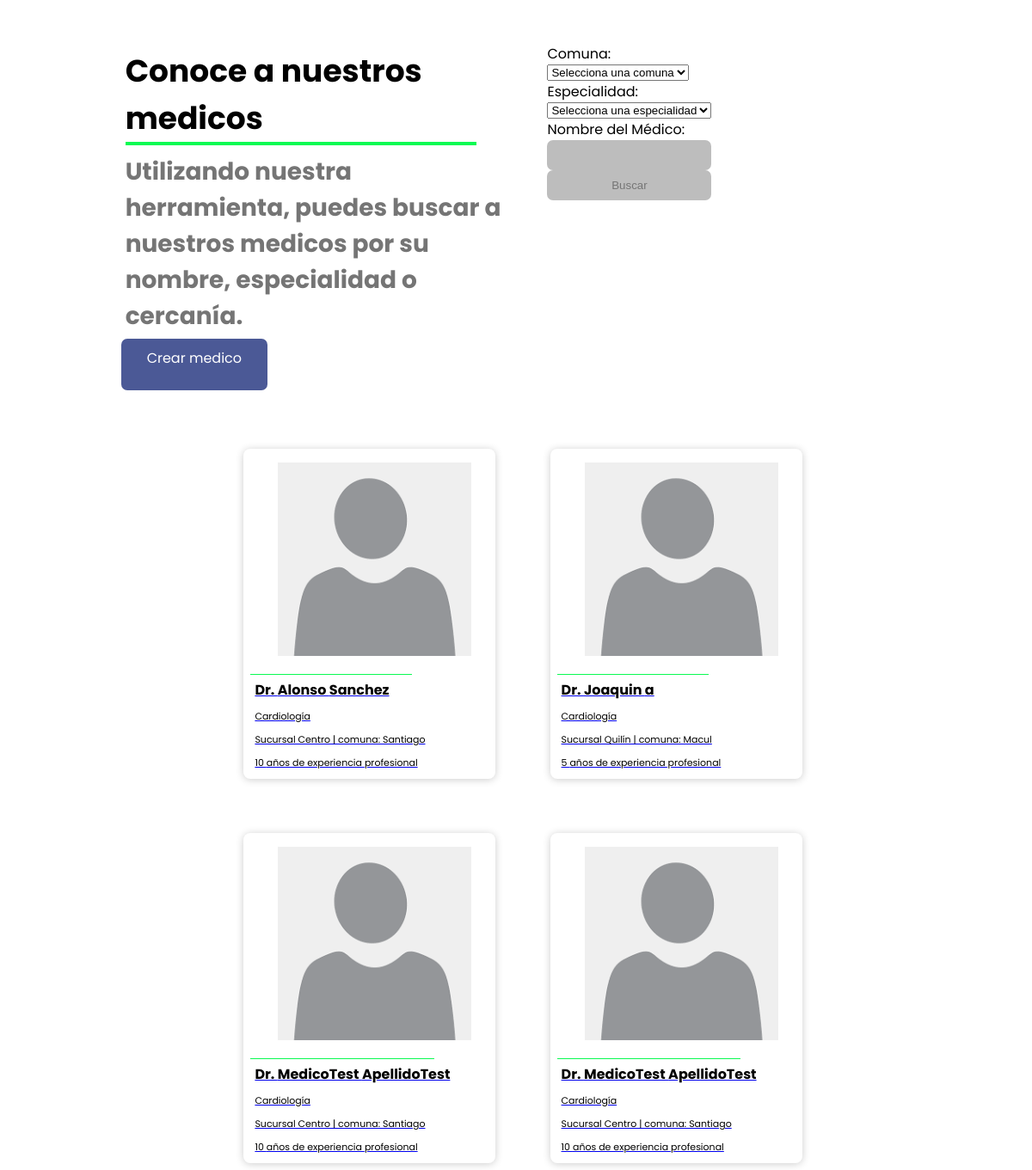
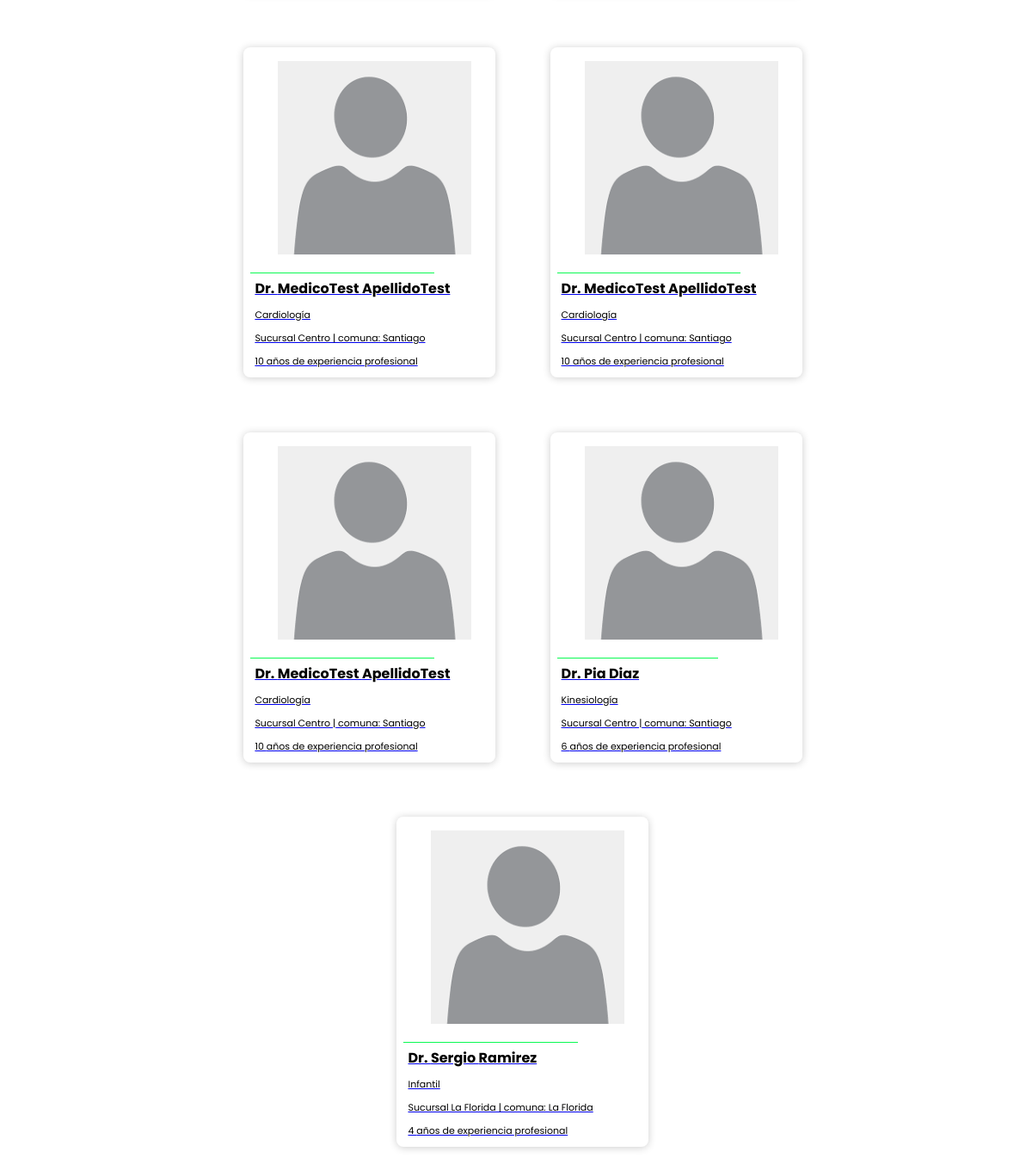
Page /clinica/list_view on the committed database (2 pictures, top to bottom).
### clinica/models.py (models this page shows, shortened)
class Medico(models.Model): #antecedentes y credenciales
    nombre = models.CharField(max_length=100)
    apellido = models.CharField(max_length=100)
    especialidades = models.ManyToManyField(Especialidad)
    sucursales = models.ManyToManyField(Sucursal)
    anos_experiencia = models.IntegerField() #antecedentes
    class Meta:
        verbose_name_plural="Médicos"
        ordering=['nombre']

class Especialidad(models.Model):
    tipo = models.CharField(max_length=100)
    def __str__(self):
        return self.tipo
    class Meta:
        verbose_name_plural="Especialidades"
        ordering=['tipo']

class Sucursal(models.Model):
    nombre = models.CharField(max_length=100)
    comuna = models.ForeignKey(Comuna, on_delete=models.CASCADE)
    direccion = models.CharField(max_length=200)
    def __str__(self):
        return self.nombre + " | comuna: " + self.comuna.nombre
    class Meta:
        verbose_name_plural="Sucursales"
        ordering=['nombre']

class Comuna(models.Model):
    nombre = models.CharField(max_length=100)
    class Meta:
        verbose_name_plural="Comunas"
        ordering=['nombre']

### clinica/views.py (the view, shortened to what this page needs)
# urls.py: path('list_view', vista_principal_busqueda),
def vista_principal_busqueda(request):
    comunas = Comuna.objects.all()
    especialidades = Especialidad.objects.all()
    resultados = Medico.objects.all()
    context = {
        'comunas': comunas,
        'especialidades': especialidades
    }
    context = {
        'comunas': comunas,
        'especialidades': especialidades,
        'resultados': resultados,
    }
    return render(request, "list_view.html", context)

### clinica/templates/list_view.html (shortened to what this page needs)
{% load static %}
<link rel="stylesheet" type="text/css" href="{% static 'css/test.css' %}">
<div class="container">
    <div class="text-container">
        <h1>Conoce a nuestros medicos</h1>
        <h2>Utilizando nuestra herramienta, puedes buscar a nuestros medicos por su nombre, especialidad o cercanía.</h2>
        <a href="{% url 'create_medico' %}" class="btn">Crear medico</a>
    </div>
    <form method="post" action="">
        <label for="comuna">Comuna:</label>
        <select name="comuna" id="comuna">
            <option value="">Selecciona una comuna</option>
        </select>
        <label for="especialidad">Especialidad:</label>
        <select name="especialidad" id="especialidad">
            <option value="">Selecciona una especialidad</option>
        </select>
        <label for="nombre_medico">Nombre del Médico:</label>
        <input type="text" name="nombre_medico" id="nombre_medico">
        <input type="submit" value="Buscar">
    </form>
    <div class="specialist-searcher-container" id="buscador">
        {% if resultados %}
        {% for doctor in resultados %}
        <a href="{% url 'detail_view' id=doctor.id %}">
            <div class="specialist-card">
                <figure class="specialist-img">
                    <img src="{% static 'img/person.png' %}">
                </figure>
                <div class="specialist-text">
                    <h3>Dr. {{ doctor.nombre }} {{doctor.apellido}} </h3>
                    {% for especialidad in doctor.especialidades.all %}
                    <p> {{ especialidad }} </p>
                    {% endfor %}
                    {% for sucursal in doctor.sucursales.all %}
                    <p> {{ sucursal }} </p>
                    {% endfor %}
                    <p> {{ doctor.anos_experiencia }} años de experiencia profesional </p>
                </div>
            </div>
        </a>
        {% endfor %}
        {% else %}
            <p>No se encontraron resultados.</p>
        {% endif %}
    </div>
</div>

### clinica/static/css/test.css (style rules this page uses)
.container { display: grid; grid-template-columns: repeat(12, 12fr); grid-auto-rows: auto; column-gap: 32px; margin: 50px; }
.text-container { grid-column: 2 / 8; grid-row: span 5; }
h1 { font-size: var(--heading); color: var(--text); margin: 0; padding: 5px; }
h1::after { content: ""; display: block; width: 90%; height: 4px; background-color: var(--accent); }
h2 { font-size: var(--subheading); color: var(--bg-4); margin: 0px; padding: 5px; }
h3 { font-size: var(--body); color: var(--text); margin: 0px; padding: 5px; }
p { font-size: var(--label); color: var(--text); margin: 0px; padding: 5px; }
a.btn { font-size: var(--body); display: inline-flex; width: auto; height: 2.5rem; background: #4b5996; text-align: center; border: none; border-radius: 7px; color: white; padding: 0.625rem 1.875rem; gap: 0.625rem; text-decoration : none; }
.specialist-searcher-container { grid-column: 2 / 12; display: flex; flex-wrap: wrap; justify-content: center; padding: 3rem; gap: 1.45rem; }
figure.specialist-img { width: fit-content; overflow: hidden; }
.specialist-text { width: fit-content; padding: 5px 8px 5px 8px; }
.specialist-text::before { content: ""; display: block; width: 90%; height: 1px; background-color: var(--accent); }
.specialist-card { width: 18.3125rem; margin: 20px; border-radius: 8px; overflow: hidden; background: var(--bg); box-shadow: 0px 1px 10px rgba(0,0,0,0.2); cursor: default; transition: all 300ms ease; }
input { border-radius: 0.4375rem; background: var(--bg-2); color: var(--bg-4); display: flex; border: none; width: 100%; height: 2.1875rem; padding: 0.625rem 0.9375rem; align-items: center; gap: 0.3125rem; flex-shrink: 0; }

### rows in the picture
Medico: nombre "Alonso", apellido "Sanchez", anos_experiencia "10"
Especialidad: tipo "Cardiología"
Sucursal: nombre+comuna "Sucursal Centro | comuna: Santiago"
Medico: nombre "Joaquin", apellido "a", anos_experiencia "5"
Sucursal: nombre+comuna "Sucursal Quilín | comuna: Macul"
Medico: nombre "MedicoTest", apellido "ApellidoTest", anos_experiencia "10"
Medico: nombre "MedicoTest", apellido "ApellidoTest", anos_experiencia "10"
Medico: nombre "MedicoTest", apellido "ApellidoTest", anos_experiencia "10"
Medico: nombre "MedicoTest", apellido "ApellidoTest", anos_experiencia "10"
Medico: nombre "MedicoTest", apellido "ApellidoTest", anos_experiencia "10"
Medico: nombre "Pia", apellido "Diaz", anos_experiencia "6"
Especialidad: tipo "Kinesiología"
Medico: nombre "Sergio", apellido "Ramirez", anos_experiencia "4"
Especialidad: tipo "Infantil"
Sucursal: nombre+comuna "Sucursal La Florida | comuna: La Florida"
